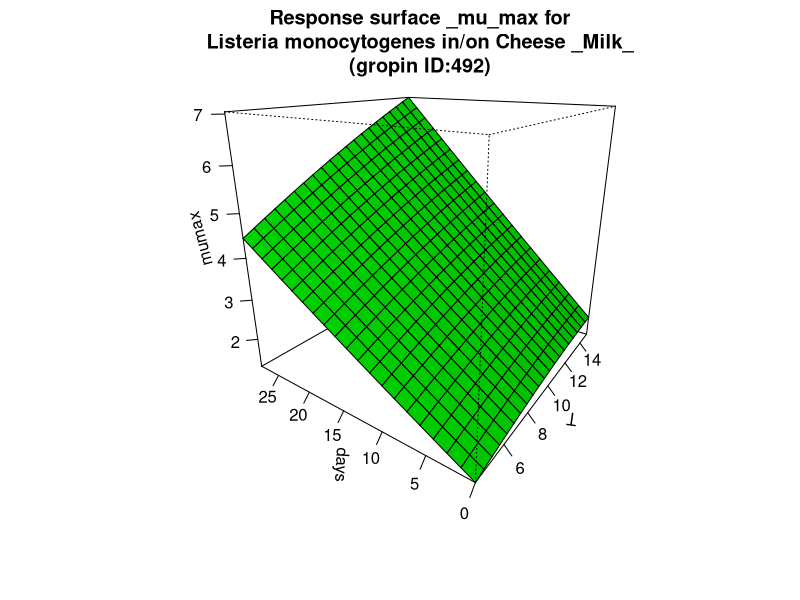

Here is the R script that generated this plot:
#############################
# start of Parameter script
#############################
T <- seq(4.004,14.985014985015,length.out=21)
days <- seq(0,27.972027972028,length.out=21)
#############################
# end of Parameter script
#############################
############################# 
# start of Model script Gropin ID 492 
#############################
 
# constant coefficients for this model
 
variables <- data.frame(T,days)
argumentsPar <- unique.data.frame(expand.grid(variables))
 
# heart of the model
response_surface <- function(T,days) {
   mumax <-0.89+0.081*days+0.11*T+0.000192*(days^2)-0.0034*(T^2)+0.0068*T*days

	return(mumax=mumax)
} 

# output parameters
responseSurface <- cbind(argumentsPar,response_surface(argumentsPar['T'],argumentsPar['days']))
colnames(responseSurface) <- c(colnames(argumentsPar),'mumax')
#############################
# End of Model script
#############################
############################# 
# start of Visualisation script Gropin ID 492 
#############################
titleText <-'Response surface _mu_max for
Listeria monocytogenes in/on Cheese _Milk_
(gropin ID:492)'
persp(T,days,matrix(unlist(responseSurface$'mumax'),nrow=21),col = 'green',xlab='T',ylab='days',zlab='mumax',main=titleText,theta=305,phi=20,shade=0.25,ticktype = 'detailed')
#############################
# End of Visualisation script
#############################
